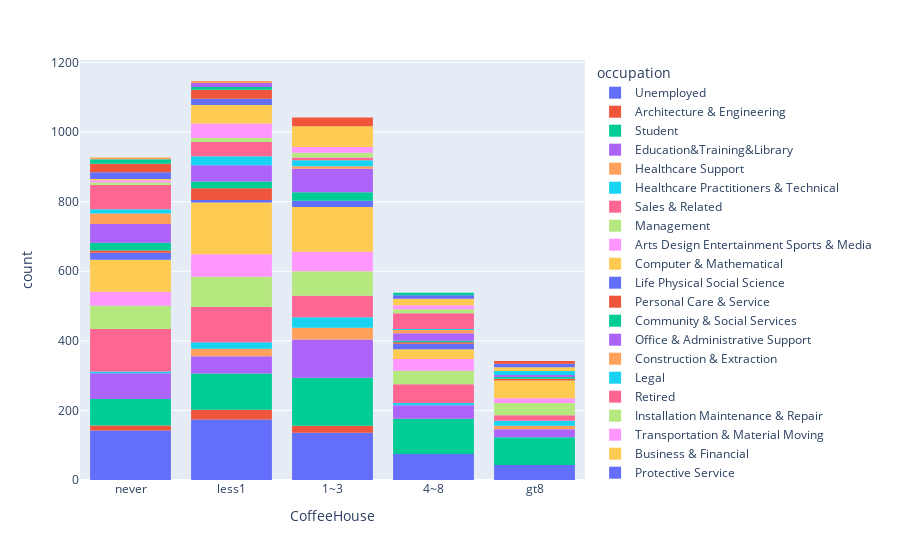

The code cell stored with this chart in its notebook:
### Code cell
px.histogram(coffee_coupon_data, x = 'CoffeeHouse', color='occupation')

### Figure 1 — Plotly figure (JSON) as saved in the notebook; plotly's stock layout.template omitted (floating-point values rounded to 4 significant figures; data arrays with more than 128 entries replaced by an {"elided": "..."} marker saying what was removed)
{"data": [{"alignmentgroup": "True", "bingroup": "x", "hovertemplate": "occupation=Unemployed<br>CoffeeHouse=%{x}<br>count=%{y}<extra></extra>", "legendgroup": "Unemployed", "marker": {"color": "#636efa", "pattern": {"shape": ""}}, "name": "Unemployed", "offsetgroup": "Unemployed", "orientation": "v", "showlegend": true, "type": "histogram", "x": {"elided": "570 str values"}, "xaxis": "x", "yaxis": "y"}, {"alignmentgroup": "True", "bingroup": "x", "hovertemplate": "occupation=Architecture & Engineering<br>CoffeeHouse=%{x}<br>count=%{y}<extra></extra>", "legendgroup": "Architecture & Engineering", "marker": {"color": "#EF553B", "pattern": {"shape": ""}}, "name": "Architecture & Engineering", "offsetgroup": "Architecture & Engineering", "orientation": "v", "showlegend": true, "type": "histogram", "x": ["less1", "less1", "less1", "less1", "less1", "less1", "less1", "less1", "less1", "less1", "less1", "less1", "less1", "less1", "less1", "less1", "less1", "less1", "1~3", "1~3", "1~3", "1~3", "1~3", "1~3", "1~3", "never", "never", "never", "never", "never", "never", "never", "never", "never", "never", "1~3", "1~3", "1~3", "1~3", "1~3", "1~3", "1~3", "less1", "less1", "less1", "less1", "less1", "less1", "less1", "less1", "less1", "less1", "1~3", "1~3", "1~3", "1~3", "1~3", "1~3", "never", "never", "never", "never", "never"], "xaxis": "x", "yaxis": "y"}, {"alignmentgroup": "True", "bingroup": "x", "hovertemplate": "occupation=Student<br>CoffeeHouse=%{x}<br>count=%{y}<extra></extra>", "legendgroup": "Student", "marker": {"color": "#00cc96", "pattern": {"shape": ""}}, "name": "Student", "offsetgroup": "Student", "orientation": "v", "showlegend": true, "type": "histogram", "x": {"elided": "499 str values"}, "xaxis": "x", "yaxis": "y"}, {"alignmentgroup": "True", "bingroup": "x", "hovertemplate": "occupation=Education&Training&Library<br>CoffeeHouse=%{x}<br>count=%{y}<extra></extra>", "legendgroup": "Education&Training&Library", "marker": {"color": "#ab63fa", "pattern": {"shape": ""}}, "name": "Education&Training&Library", "offsetgroup": "Education&Training&Library", "orientation": "v", "showlegend": true, "type": "histogram", "x": {"elided": "296 str values"}, "xaxis": "x", "yaxis": "y"}, {"alignmentgroup": "True", "bingroup": "x", "hovertemplate": "occupation=Healthcare Support<br>CoffeeHouse=%{x}<br>count=%{y}<extra></extra>", "legendgroup": "Healthcare Support", "marker": {"color": "#FFA15A", "pattern": {"shape": ""}}, "name": "Healthcare Support", "offsetgroup": "Healthcare Support", "orientation": "v", "showlegend": true, "type": "histogram", "x": ["gt8", "gt8", "gt8", "gt8", "gt8", "gt8", "gt8", "gt8", "gt8", "gt8", "1~3", "1~3", "1~3", "1~3", "1~3", "1~3", "1~3", "1~3", "1~3", "1~3", "1~3", "1~3", "1~3", "1~3", "1~3", "1~3", "1~3", "1~3", "1~3", "1~3", "1~3", "1~3", "1~3", "1~3", "less1", "less1", "less1", "less1", "less1", "less1", "less1", "1~3", "1~3", "1~3", "1~3", "less1", "less1", "less1", "less1", "less1", "less1", "less1", "less1", "less1", "less1", "less1", "1~3", "1~3", "1~3", "less1", "less1", "less1", "1~3", "1~3", "1~3"], "xaxis": "x", "yaxis": "y"}, {"alignmentgroup": "True", "bingroup": "x", "hovertemplate": "occupation=Healthcare Practitioners & Technical<br>CoffeeHouse=%{x}<br>count=%{y}<extra></extra>", "legendgroup": "Healthcare Practitioners & Technical", "marker": {"color": "#19d3f3", "pattern": {"shape": ""}}, "name": "Healthcare Practitioners & Technical", "offsetgroup": "Healthcare Practitioners & Technical", "orientation": "v", "showlegend": true, "type": "histogram", "x": ["1~3", "1~3", "1~3", "1~3", "1~3", "1~3", "1~3", "less1", "less1", "less1", "less1", "less1", "less1", "less1", "1~3", "1~3", "1~3", "1~3", "1~3", "1~3", "1~3", "1~3", "1~3", "1~3", "1~3", "1~3", "1~3", "1~3", "1~3", "1~3", "1~3", "1~3", "gt8", "gt8", "gt8", "gt8", "gt8", "gt8", "gt8", "gt8", "gt8", "gt8", "gt8", "1~3", "1~3", "1~3", "1~3", "1~3", "less1", "less1", "less1", "less1", "less1", "less1", "less1", "less1", "less1", "never", "never", "never", "never", "never", "4~8", "4~8", "4~8", "4~8", "4~8", "4~8", "gt8", "gt8", "gt8", "less1", "less1", "less1"], "xaxis": "x", "yaxis": "y"}, {"alignmentgroup": "True", "bingroup": "x", "hovertemplate": "occupation=Sales & Related<br>CoffeeHouse=%{x}<br>count=%{y}<extra></extra>", "legendgroup": "Sales & Related", "marker": {"color": "#FF6692", "pattern": {"shape": ""}}, "name": "Sales & Related", "offsetgroup": "Sales & Related", "orientation": "v", "showlegend": true, "type": "histogram", "x": {"elided": "355 str values"}, "xaxis": "x", "yaxis": "y"}, {"alignmentgroup": "True", "bingroup": "x", "hovertemplate": "occupation=Management<br>CoffeeHouse=%{x}<br>count=%{y}<extra></extra>", "legendgroup": "Management", "marker": {"color": "#B6E880", "pattern": {"shape": ""}}, "name": "Management", "offsetgroup": "Management", "orientation": "v", "showlegend": true, "type": "histogram", "x": {"elided": "298 str values"}, "xaxis": "x", "yaxis": "y"}, {"alignmentgroup": "True", "bingroup": "x", "hovertemplate": "occupation=Arts Design Entertainment Sports & Media<br>CoffeeHouse=%{x}<br>count=%{y}<extra></extra>", "legendgroup": "Arts Design Entertainment Sports & Media", "marker": {"color": "#FF97FF", "pattern": {"shape": ""}}, "name": "Arts Design Entertainment Sports & Media", "offsetgroup": "Arts Design Entertainment Sports & Media", "orientation": "v", "showlegend": true, "type": "histogram", "x": {"elided": "209 str values"}, "xaxis": "x", "yaxis": "y"}, {"alignmentgroup": "True", "bingroup": "x", "hovertemplate": "occupation=Computer & Mathematical<br>CoffeeHouse=%{x}<br>count=%{y}<extra></extra>", "legendgroup": "Computer & Mathematical", "marker": {"color": "#FECB52", "pattern": {"shape": ""}}, "name": "Computer & Mathematical", "offsetgroup": "Computer & Mathematical", "orientation": "v", "showlegend": true, "type": "histogram", "x": {"elided": "449 str values"}, "xaxis": "x", "yaxis": "y"}, {"alignmentgroup": "True", "bingroup": "x", "hovertemplate": "occupation=Life Physical Social Science<br>CoffeeHouse=%{x}<br>count=%{y}<extra></extra>", "legendgroup": "Life Physical Social Science", "marker": {"color": "#636efa", "pattern": {"shape": ""}}, "name": "Life Physical Social Science", "offsetgroup": "Life Physical Social Science", "orientation": "v", "showlegend": true, "type": "histogram", "x": ["less1", "less1", "less1", "less1", "less1", "less1", "less1", "4~8", "4~8", "4~8", "4~8", "4~8", "4~8", "4~8", "4~8", "4~8", "4~8", "1~3", "1~3", "1~3", "1~3", "1~3", "1~3", "1~3", "1~3", "1~3", "1~3", "never", "never", "never", "never", "never", "never", "never", "4~8", "4~8", "4~8", "4~8", "4~8", "4~8", "1~3", "1~3", "1~3", "1~3", "1~3", "1~3", "1~3", "1~3", "never", "never", "never", "never", "never", "never", "never", "never", "never", "never", "never", "never", "never"], "xaxis": "x", "yaxis": "y"}, {"alignmentgroup": "True", "bingroup": "x", "hovertemplate": "occupation=Personal Care & Service<br>CoffeeHouse=%{x}<br>count=%{y}<extra></extra>", "legendgroup": "Personal Care & Service", "marker": {"color": "#EF553B", "pattern": {"shape": ""}}, "name": "Personal Care & Service", "offsetgroup": "Personal Care & Service", "orientation": "v", "showlegend": true, "type": "histogram", "x": ["less1", "less1", "less1", "less1", "less1", "less1", "less1", "less1", "never", "never", "never", "never", "never", "never", "never", "less1", "less1", "less1", "less1", "less1", "less1", "less1", "less1", "less1", "less1", "less1", "less1", "less1", "less1", "less1", "less1", "less1", "less1", "less1", "less1", "less1", "less1", "less1", "gt8", "gt8", "gt8", "gt8", "gt8", "4~8", "4~8", "4~8", "4~8", "less1", "less1", "less1"], "xaxis": "x", "yaxis": "y"}, {"alignmentgroup": "True", "bingroup": "x", "hovertemplate": "occupation=Community & Social Services<br>CoffeeHouse=%{x}<br>count=%{y}<extra></extra>", "legendgroup": "Community & Social Services", "marker": {"color": "#00cc96", "pattern": {"shape": ""}}, "name": "Community & Social Services", "offsetgroup": "Community & Social Services", "orientation": "v", "showlegend": true, "type": "histogram", "x": ["less1", "less1", "less1", "less1", "less1", "less1", "less1", "less1", "1~3", "1~3", "1~3", "1~3", "1~3", "1~3", "1~3", "1~3", "never", "never", "never", "never", "never", "never", "never", "never", "never", "never", "1~3", "1~3", "1~3", "1~3", "1~3", "1~3", "1~3", "1~3", "less1", "less1", "less1", "less1", "less1", "less1", "less1", "less1", "less1", "less1", "less1", "1~3", "1~3", "1~3", "1~3", "1~3", "1~3", "1~3", "1~3", "never", "never", "never", "never", "never", "4~8", "4~8", "4~8", "4~8", "gt8", "gt8", "gt8", "gt8", "gt8", "never", "never", "never", "never", "never", "never", "never"], "xaxis": "x", "yaxis": "y"}, {"alignmentgroup": "True", "bingroup": "x", "hovertemplate": "occupation=Office & Administrative Support<br>CoffeeHouse=%{x}<br>count=%{y}<extra></extra>", "legendgroup": "Office & Administrative Support", "marker": {"color": "#ab63fa", "pattern": {"shape": ""}}, "name": "Office & Administrative Support", "offsetgroup": "Office & Administrative Support", "orientation": "v", "showlegend": true, "type": "histogram", "x": {"elided": "197 str values"}, "xaxis": "x", "yaxis": "y"}, {"alignmentgroup": "True", "bingroup": "x", "hovertemplate": "occupation=Construction & Extraction<br>CoffeeHouse=%{x}<br>count=%{y}<extra></extra>", "legendgroup": "Construction & Extraction", "marker": {"color": "#FFA15A", "pattern": {"shape": ""}}, "name": "Construction & Extraction", "offsetgroup": "Construction & Extraction", "orientation": "v", "showlegend": true, "type": "histogram", "x": ["never", "never", "never", "never", "never", "never", "never", "never", "never", "never", "never", "never", "never", "never", "never", "never", "never", "never", "1~3", "1~3", "1~3", "1~3", "1~3", "1~3", "1~3", "never", "never", "never", "never", "never", "never", "never", "never", "never", "never", "never", "never", "4~8", "4~8", "4~8", "4~8", "4~8", "4~8", "4~8", "4~8", "4~8"], "xaxis": "x", "yaxis": "y"}, {"alignmentgroup": "True", "bingroup": "x", "hovertemplate": "occupation=Legal<br>CoffeeHouse=%{x}<br>count=%{y}<extra></extra>", "legendgroup": "Legal", "marker": {"color": "#19d3f3", "pattern": {"shape": ""}}, "name": "Legal", "offsetgroup": "Legal", "orientation": "v", "showlegend": true, "type": "histogram", "x": ["1~3", "1~3", "1~3", "1~3", "1~3", "1~3", "1~3", "1~3", "1~3", "1~3", "less1", "less1", "less1", "less1", "less1", "less1", "less1", "less1", "never", "never", "never", "never", "never", "never", "never", "never", "1~3", "1~3", "1~3", "1~3", "1~3", "1~3", "1~3", "gt8", "gt8", "gt8", "gt8", "gt8", "gt8", "gt8", "gt8", "gt8", "gt8", "gt8", "less1", "less1", "less1", "less1", "less1", "less1", "less1", "less1", "less1", "less1", "less1", "never", "never", "never", "never", "less1", "less1", "less1", "less1", "4~8", "4~8", "4~8", "less1", "less1", "less1"], "xaxis": "x", "yaxis": "y"}, {"alignmentgroup": "True", "bingroup": "x", "hovertemplate": "occupation=Retired<br>CoffeeHouse=%{x}<br>count=%{y}<extra></extra>", "legendgroup": "Retired", "marker": {"color": "#FF6692", "pattern": {"shape": ""}}, "name": "Retired", "offsetgroup": "Retired", "orientation": "v", "showlegend": true, "type": "histogram", "x": {"elided": "164 str values"}, "xaxis": "x", "yaxis": "y"}, {"alignmentgroup": "True", "bingroup": "x", "hovertemplate": "occupation=Installation Maintenance & Repair<br>CoffeeHouse=%{x}<br>count=%{y}<extra></extra>", "legendgroup": "Installation Maintenance & Repair", "marker": {"color": "#B6E880", "pattern": {"shape": ""}}, "name": "Installation Maintenance & Repair", "offsetgroup": "Installation Maintenance & Repair", "orientation": "v", "showlegend": true, "type": "histogram", "x": ["1~3", "1~3", "1~3", "1~3", "1~3", "1~3", "1~3", "1~3", "1~3", "1~3", "less1", "less1", "less1", "less1", "less1", "less1", "less1", "less1", "less1", "less1", "less1", "4~8", "4~8", "4~8", "4~8", "4~8", "never", "never", "never", "never", "never", "never", "never", "4~8", "4~8", "4~8", "4~8", "4~8", "4~8", "4~8", "1~3", "1~3", "1~3", "1~3"], "xaxis": "x", "yaxis": "y"}, {"alignmentgroup": "True", "bingroup": "x", "hovertemplate": "occupation=Transportation & Material Moving<br>CoffeeHouse=%{x}<br>count=%{y}<extra></extra>", "legendgroup": "Transportation & Material Moving", "marker": {"color": "#FF97FF", "pattern": {"shape": ""}}, "name": "Transportation & Material Moving", "offsetgroup": "Transportation & Material Moving", "orientation": "v", "showlegend": true, "type": "histogram", "x": ["1~3", "1~3", "1~3", "1~3", "1~3", "1~3", "1~3", "1~3", "1~3", "1~3", "never", "never", "never", "never", "never", "never", "never", "less1", "less1", "less1", "less1", "less1", "less1", "less1", "less1", "less1", "less1", "less1", "less1", "less1", "less1", "less1", "less1", "less1", "less1", "less1", "less1", "less1", "less1", "less1", "less1", "less1", "less1", "less1", "less1", "less1", "4~8", "4~8", "4~8", "4~8", "4~8", "4~8", "4~8", "4~8", "less1", "less1", "less1", "less1", "less1", "less1", "less1", "1~3", "1~3", "1~3", "1~3", "1~3", "1~3", "less1", "less1", "less1", "less1", "less1", "less1", "4~8", "4~8", "4~8"], "xaxis": "x", "yaxis": "y"}, {"alignmentgroup": "True", "bingroup": "x", "hovertemplate": "occupation=Business & Financial<br>CoffeeHouse=%{x}<br>count=%{y}<extra></extra>", "legendgroup": "Business & Financial", "marker": {"color": "#FECB52", "pattern": {"shape": ""}}, "name": "Business & Financial", "offsetgroup": "Business & Financial", "orientation": "v", "showlegend": true, "type": "histogram", "x": {"elided": "146 str values"}, "xaxis": "x", "yaxis": "y"}, {"alignmentgroup": "True", "bingroup": "x", "hovertemplate": "occupation=Protective Service<br>CoffeeHouse=%{x}<br>count=%{y}<extra></extra>", "legendgroup": "Protective Service", "marker": {"color": "#636efa", "pattern": {"shape": ""}}, "name": "Protective Service", "offsetgroup": "Protective Service", "orientation": "v", "showlegend": true, "type": "histogram", "x": ["never", "never", "never", "never", "never", "never", "never", "never", "4~8", "4~8", "4~8", "4~8", "4~8", "4~8", "4~8", "4~8", "4~8", "4~8", "less1", "less1", "less1", "less1", "less1", "less1", "less1", "less1", "less1", "less1", "less1", "less1", "less1", "less1", "less1", "gt8", "gt8", "gt8", "gt8", "gt8", "gt8", "gt8", "gt8", "gt8", "gt8", "never", "never", "never", "never", "never", "never", "never", "never", "never", "never", "never", "never", "less1", "less1", "less1"], "xaxis": "x", "yaxis": "y"}, {"alignmentgroup": "True", "bingroup": "x", "hovertemplate": "occupation=Food Preparation & Serving Related<br>CoffeeHouse=%{x}<br>count=%{y}<extra></extra>", "legendgroup": "Food Preparation & Serving Related", "marker": {"color": "#EF553B", "pattern": {"shape": ""}}, "name": "Food Preparation & Serving Related", "offsetgroup": "Food Preparation & Serving Related", "orientation": "v", "showlegend": true, "type": "histogram", "x": ["never", "never", "never", "never", "never", "never", "never", "less1", "less1", "less1", "less1", "less1", "less1", "less1", "less1", "1~3", "1~3", "1~3", "1~3", "1~3", "1~3", "1~3", "1~3", "1~3", "1~3", "never", "never", "never", "never", "never", "never", "never", "never", "never", "never", "less1", "less1", "less1", "less1", "less1", "less1", "less1", "less1", "less1", "less1", "less1", "1~3", "1~3", "1~3", "1~3", "1~3", "1~3", "1~3", "1~3", "1~3", "1~3", "1~3", "1~3", "gt8", "gt8", "gt8", "gt8", "never", "never", "never", "never", "less1", "less1", "less1", "less1", "gt8", "gt8", "gt8", "gt8", "less1", "less1", "less1", "1~3", "1~3", "1~3", "never", "never", "never"], "xaxis": "x", "yaxis": "y"}, {"alignmentgroup": "True", "bingroup": "x", "hovertemplate": "occupation=Production Occupations<br>CoffeeHouse=%{x}<br>count=%{y}<extra></extra>", "legendgroup": "Production Occupations", "marker": {"color": "#00cc96", "pattern": {"shape": ""}}, "name": "Production Occupations", "offsetgroup": "Production Occupations", "orientation": "v", "showlegend": true, "type": "histogram", "x": ["never", "never", "never", "never", "never", "never", "never", "never", "less1", "less1", "less1", "less1", "less1", "less1", "less1", "less1", "4~8", "4~8", "4~8", "4~8", "never", "never", "never", "never", "never", "4~8", "4~8", "4~8"], "xaxis": "x", "yaxis": "y"}, {"alignmentgroup": "True", "bingroup": "x", "hovertemplate": "occupation=Building & Grounds Cleaning & Maintenance<br>CoffeeHouse=%{x}<br>count=%{y}<extra></extra>", "legendgroup": "Building & Grounds Cleaning & Maintenance", "marker": {"color": "#ab63fa", "pattern": {"shape": ""}}, "name": "Building & Grounds Cleaning & Maintenance", "offsetgroup": "Building & Grounds Cleaning & Maintenance", "orientation": "v", "showlegend": true, "type": "histogram", "x": ["less1", "less1", "less1", "less1", "less1", "less1", "less1", "less1", "less1", "less1", "less1"], "xaxis": "x", "yaxis": "y"}, {"alignmentgroup": "True", "bingroup": "x", "hovertemplate": "occupation=Farming Fishing & Forestry<br>CoffeeHouse=%{x}<br>count=%{y}<extra></extra>", "legendgroup": "Farming Fishing & Forestry", "marker": {"color": "#FFA15A", "pattern": {"shape": ""}}, "name": "Farming Fishing & Forestry", "offsetgroup": "Farming Fishing & Forestry", "orientation": "v", "showlegend": true, "type": "histogram", "x": ["never", "never", "never", "never", "never", "less1", "less1", "less1", "less1", "less1", "less1"], "xaxis": "x", "yaxis": "y"}], "layout": {"barmode": "relative", "legend": {"title": {"text": "occupation"}, "tracegroupgap": 0}, "margin": {"t": 60}, "xaxis": {"anchor": "y", "domain": [0, 1], "title": {"text": "CoffeeHouse"}}, "yaxis": {"anchor": "x", "domain": [0, 1], "title": {"text": "count"}}}}
